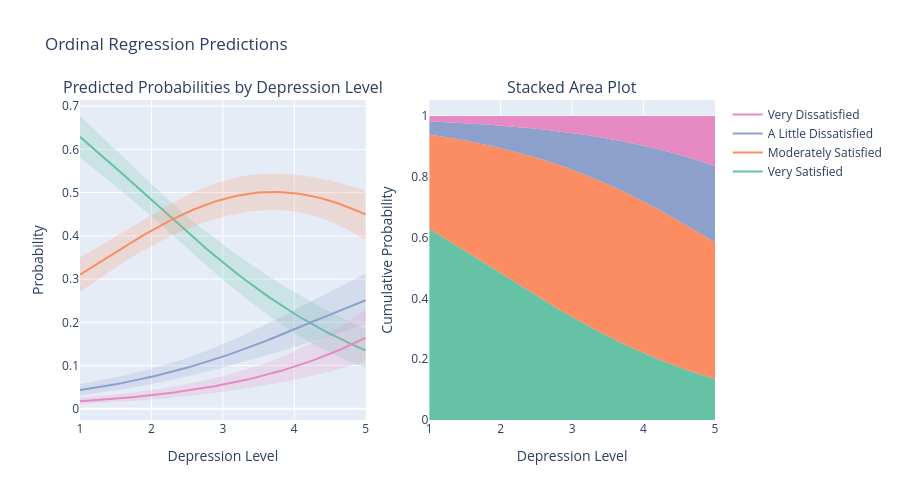

Notebook cell for this chart:
### Code cell
# Create probability plots
fig = make_subplots(rows=1, cols=2, 
                    subplot_titles=['Predicted Probabilities by Depression Level', 
                                     'Stacked Area Plot'],
                    specs=[[{'secondary_y': False}, {'secondary_y': False}]])

# Left plot: Individual probability curves
colors = px.colors.qualitative.Set2
category_names = ['Very Satisfied', 'Moderately Satisfied', 'A Little Dissatisfied', 'Very Dissatisfied']

for i in range(4):
    # Mean prediction
    fig.add_trace(
        go.Scatter(x=depression_grid, y=pred_mean[:, i],
                  mode='lines',
                  name=category_names[i],
                  line=dict(color=colors[i], width=2),
                  showlegend=True),
        row=1, col=1
    )
    
    # Confidence bands
    fig.add_trace(
        go.Scatter(x=np.concatenate([depression_grid, depression_grid[::-1]]),
                  y=np.concatenate([pred_q975[:, i], pred_q025[::-1, i]]),
                  fill='toself',
                  fillcolor=colors[i],
                  opacity=0.2,
                  line=dict(color='rgba(0,0,0,0)'),
                  showlegend=False,
                  hoverinfo='skip'),
        row=1, col=1
    )

# Right plot: Stacked area
cumsum_mean = np.cumsum(pred_mean, axis=1)
for i in range(4):
    y_bottom = cumsum_mean[:, i-1] if i > 0 else np.zeros_like(depression_grid)
    y_top = cumsum_mean[:, i]
    
    fig.add_trace(
        go.Scatter(x=depression_grid, y=y_top,
                  fill='tonexty' if i > 0 else 'tozeroy',
                  fillcolor=colors[i],
                  opacity=0.7,
                  line=dict(width=0),
                  name=category_names[i],
                  showlegend=False),
        row=1, col=2
    )

fig.update_layout(height=500, title='Ordinal Regression Predictions')
fig.update_xaxes(title_text='Depression Level', row=1, col=1)
fig.update_xaxes(title_text='Depression Level', row=1, col=2)
fig.update_yaxes(title_text='Probability', row=1, col=1)
fig.update_yaxes(title_text='Cumulative Probability', row=1, col=2)

fig.show()

# Show some specific predictions
example_levels = [1, 2, 3, 4, 5]
print('\nExample Predictions:')
print('Depression Level | Very Satisfied | Mod. Satisfied | A Little Dissatisfied | Very Dissatisfied')
print('-' * 90)

for dep_level in example_levels:
    dep_std = (dep_level - depression_mean) / depression_std
    idx = np.argmin(np.abs(depression_grid_std - dep_std))
    probs = pred_mean[idx, :]
    print(f'{dep_level:13.0f} | {probs[0]:12.3f} | {probs[1]:12.3f} | {probs[2]:17.3f} | {probs[3]:15.3f}')

print('\nInterpretation:')
print('- Lower depression levels are associated with higher probability of job satisfaction')
print('- Higher depression levels are associated with higher probability of job dissatisfaction')
print('- The model captures smooth transitions between categories')
